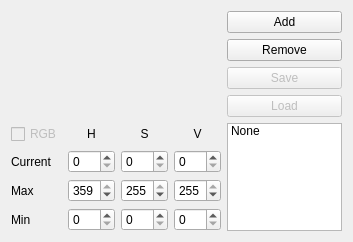
<?xml version="1.0" encoding="UTF-8"?>
<ui version="4.0">
 <class>ColorPicker</class>
 <widget class="QDialog" name="ColorPicker">
  <property name="geometry">
   <rect>
    <x>0</x>
    <y>0</y>
    <width>353</width>
    <height>242</height>
   </rect>
  </property>
  <property name="sizePolicy">
   <sizepolicy hsizetype="Maximum" vsizetype="Maximum">
    <horstretch>0</horstretch>
    <verstretch>0</verstretch>
   </sizepolicy>
  </property>
  <property name="windowTitle">
   <string>Color Picker</string>
  </property>
  <layout class="QGridLayout" name="gridLayout_3">
   <item row="0" column="1">
    <layout class="QHBoxLayout" name="mainLayout"/>
   </item>
   <item row="1" column="1">
    <layout class="QGridLayout" name="gridLayout_2">
     <item row="0" column="1">
      <widget class="QLabel" name="label">
       <property name="text">
        <string>H</string>
       </property>
       <property name="alignment">
        <set>Qt::AlignCenter</set>
       </property>
      </widget>
     </item>
     <item row="0" column="2">
      <widget class="QLabel" name="label_2">
       <property name="text">
        <string>S</string>
       </property>
       <property name="alignment">
        <set>Qt::AlignCenter</set>
       </property>
      </widget>
     </item>
     <item row="0" column="3">
      <widget class="QLabel" name="label_3">
       <property name="text">
        <string>V</string>
       </property>
       <property name="alignment">
        <set>Qt::AlignCenter</set>
       </property>
      </widget>
     </item>
     <item row="2" column="0">
      <widget class="QLabel" name="label_4">
       <property name="text">
        <string>Max</string>
       </property>
      </widget>
     </item>
     <item row="2" column="2">
      <widget class="QSpinBox" name="spinBoxMaxS">
       <property name="maximum">
        <number>255</number>
       </property>
       <property name="value">
        <number>255</number>
       </property>
      </widget>
     </item>
     <item row="2" column="3">
      <widget class="QSpinBox" name="spinBoxMaxV">
       <property name="maximum">
        <number>255</number>
       </property>
       <property name="value">
        <number>255</number>
       </property>
      </widget>
     </item>
     <item row="3" column="0">
      <widget class="QLabel" name="label_5">
       <property name="text">
        <string>Min</string>
       </property>
      </widget>
     </item>
     <item row="3" column="1">
      <widget class="QSpinBox" name="spinBoxMinH">
       <property name="maximum">
        <number>359</number>
       </property>
      </widget>
     </item>
     <item row="3" column="2">
      <widget class="QSpinBox" name="spinBoxMinS">
       <property name="maximum">
        <number>255</number>
       </property>
      </widget>
     </item>
     <item row="3" column="3">
      <widget class="QSpinBox" name="spinBoxMinV">
       <property name="maximum">
        <number>255</number>
       </property>
      </widget>
     </item>
     <item row="2" column="1">
      <widget class="QSpinBox" name="spinBoxMaxH">
       <property name="maximum">
        <number>359</number>
       </property>
       <property name="value">
        <number>359</number>
       </property>
      </widget>
     </item>
     <item row="1" column="1">
      <widget class="QSpinBox" name="spinBoxH">
       <property name="maximum">
        <number>359</number>
       </property>
      </widget>
     </item>
     <item row="1" column="2">
      <widget class="QSpinBox" name="spinBoxS">
       <property name="maximum">
        <number>255</number>
       </property>
      </widget>
     </item>
     <item row="1" column="3">
      <widget class="QSpinBox" name="spinBoxV">
       <property name="maximum">
        <number>255</number>
       </property>
      </widget>
     </item>
     <item row="1" column="0">
      <widget class="QLabel" name="label_6">
       <property name="text">
        <string>Current</string>
       </property>
      </widget>
     </item>
     <item row="0" column="0">
      <widget class="QCheckBox" name="checkBoxRGB">
       <property name="enabled">
        <bool>false</bool>
       </property>
       <property name="text">
        <string>RGB</string>
       </property>
      </widget>
     </item>
    </layout>
   </item>
   <item row="0" column="2" rowspan="2">
    <layout class="QVBoxLayout" name="verticalLayout">
     <item>
      <widget class="QPushButton" name="pushButtonAdd">
       <property name="text">
        <string>Add</string>
       </property>
       <property name="autoDefault">
        <bool>false</bool>
       </property>
      </widget>
     </item>
     <item>
      <widget class="QPushButton" name="pushButtonRemove">
       <property name="text">
        <string>Remove</string>
       </property>
       <property name="autoDefault">
        <bool>false</bool>
       </property>
      </widget>
     </item>
     <item>
      <widget class="QPushButton" name="pushButtonSave">
       <property name="enabled">
        <bool>false</bool>
       </property>
       <property name="text">
        <string>Save</string>
       </property>
      </widget>
     </item>
     <item>
      <widget class="QPushButton" name="pushButtonLoad">
       <property name="enabled">
        <bool>false</bool>
       </property>
       <property name="text">
        <string>Load</string>
       </property>
      </widget>
     </item>
     <item>
      <spacer name="verticalSpacer">
       <property name="orientation">
        <enum>Qt::Vertical</enum>
       </property>
       <property name="sizeHint" stdset="0">
        <size>
         <width>20</width>
         <height>40</height>
        </size>
       </property>
      </spacer>
     </item>
     <item>
      <widget class="QListWidget" name="colorList">
       <property name="sortingEnabled">
        <bool>true</bool>
       </property>
       <item>
        <property name="text">
         <string>None</string>
        </property>
       </item>
      </widget>
     </item>
    </layout>
   </item>
  </layout>
 </widget>
 <resources/>
 <connections/>
</ui>
